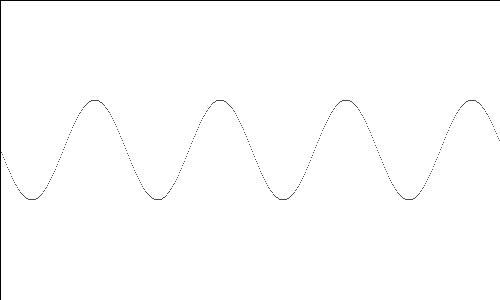
Frame 1 (no input)
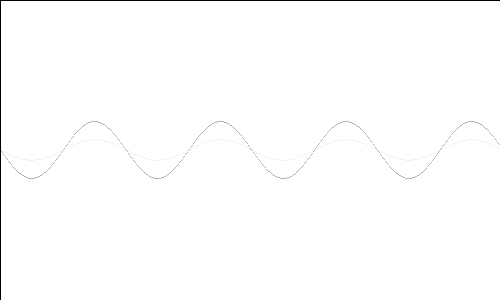
Frame 60 (the mouse pressed at the canvas centre just before this capture)
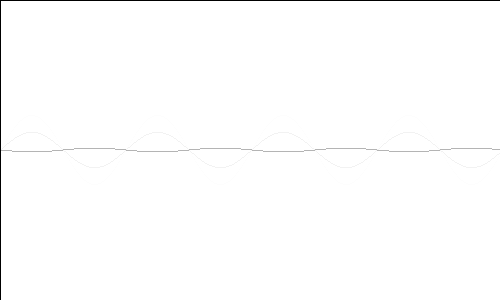
Frame 120 (the mouse held since frame 60 and released just before this capture)

The Processing sketch that drew these frames (run headless with seeded random() and noise(); from frame 60 on, the mouse is pressed at the canvas centre):

// Processing sketch: processing_169005
// ── processing_169005.pde



float x;
float y;
float t;



void setup(){
  size(500,300);
  background(255);
  //frameRate();
}

void draw(){
  
  // background(255);
  fill(255,150);
  rect(0,0,500,300);
  
  for(int i = 0; i<500; i++){
    
  y = 50*sin(0.05*x)*cos(t) + 150;
  point(x,y);
  
  x++;

  }
  
  if(x>500){
    x=0;
  }
  
  t += 0.2;
}
